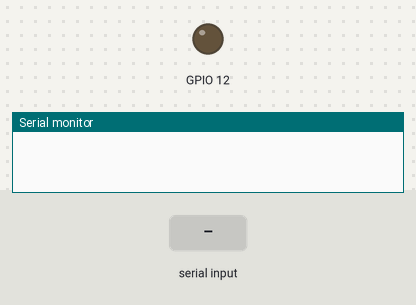
Recording of a sketch running on a simulated ESP32. Parts: output pins drawn as LEDs (lit = HIGH), the last lines printed to the serial monitor. The inputs (shaded band) are chosen by the test bench. Nothing arrives over Bluetooth unless stated.

Above: at 1.2 s.
1.3 s: "1" received over the second serial link
At 2.5 s:
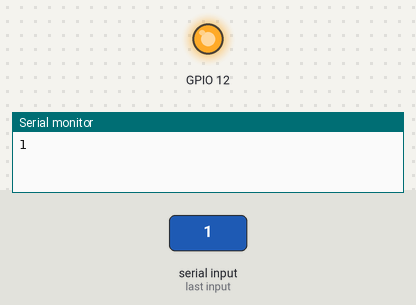
2.8 s: "0" received over the second serial link
At 3.7 s:
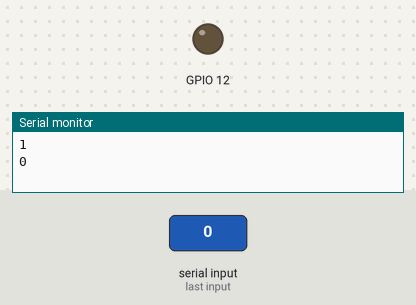
Timing chart, 0 to 5.8 s (numbered marks = the images above; inputs shaded):
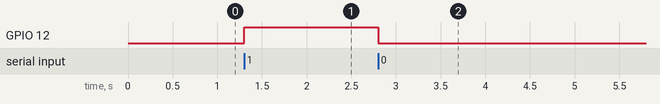

The sketch:

Bluetooth.ino
```cpp
#include "BluetoothSerial.h"

BluetoothSerial BT;

char incoming_value = 0;
void setup() {
  // put your setup code here, to run once:
  Serial.begin(9600);
  BT.begin("ESP32_Device");
  pinMode(12,OUTPUT);

}

void loop() {
  // put your main code here, to run repeatedly:
  if(BT.available()){
    incoming_value = BT.read();
    Serial.println(incoming_value);
    if(incoming_value == '1'){
      digitalWrite(12,HIGH);
    }
    else if(incoming_value == '0'){
      digitalWrite(12,LOW);
    }
  }

}
```

Measured:
- after the input at 1.3 s, GPIO 12: LOW → HIGH at once
- after the input at 2.8 s, GPIO 12: HIGH → LOW at once
